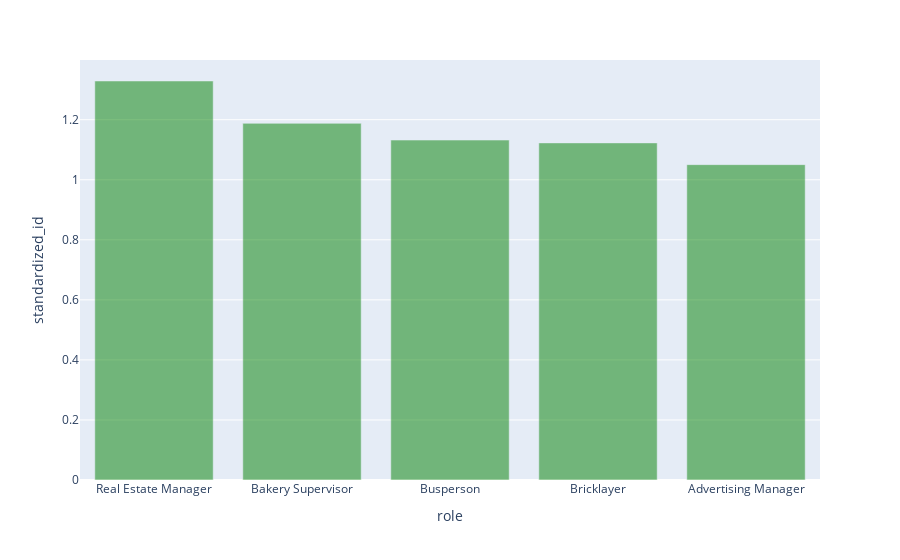

This figure's notebook cell:
### Markdown cell above
### Why Tax Professionals Decreased so much: 

I believe there are two reasons that Tax Professionals decreased so much compared to before covid. 
<br>
1. The [tax deadline](https://turbotax.intuit.com/tax-tips/general/the-2020-tax-deadline-extension-everything-you-need-to-know/L8Ph4Vnci) was extended to May 17th in 2021 due to COVID.
2. Around 80% of Americans file their taxes using either TurboTax or without any assistance at all. [Reference](https://www.gobankingrates.com/taxes/filing/tax-professionals-for-taxes/) 

### Why Kitchen Manager jobs decreased
Since many restaurants were closed during covid or only doing delivery/takeout, there wasn't as much of a need for kitchen Managers because there wasn't as much of a time crunch for getting food out all together/on time.

### Why Sales roles decreased
Similarly to above, many stores closed for quite awhile and therefore didn't need sales people. Even when they did reopen, there were limited people allowed in stores, so they didn't require as many sales people.

### Why Auto Mechanic roles decreased
Since many places were closed and many people stayed at home, they didn't drive their vehicles and therefore didn't need to get maintenance done. 

### Why Team Member roles decreased
This one is more difficult to figure out because the roles aren't specific to an industry. It's hard to pinpoint what being a Team Member even means. Even so, we can assume that during COVID anyone who might call themselves a team member (Grocery, clothing, department, etc. store workers) weren't working and therefore there were less postings for them.

### Code cell
# Top 5 plot
fig = px.bar(overall_diff.take(range(-1, -6, -1)), x='role', y='standardized_id')
fig.update_traces(opacity=0.5, marker_color='green')

### Figure 1 — Plotly figure (JSON) as saved in the notebook; plotly's stock layout.template omitted (floating-point values rounded to 4 significant figures)
{"data": [{"alignmentgroup": "True", "hovertemplate": "role=%{x}<br>standardized_id=%{y}<extra></extra>", "legendgroup": "", "marker": {"color": "green", "pattern": {"shape": ""}}, "name": "", "offsetgroup": "", "opacity": 0.5, "orientation": "v", "showlegend": false, "textposition": "auto", "type": "bar", "x": ["Real Estate Manager", "Bakery Supervisor", "Busperson", "Bricklayer", "Advertising Manager"], "xaxis": "x", "y": [1.329, 1.188, 1.132, 1.123, 1.05], "yaxis": "y"}], "layout": {"barmode": "relative", "legend": {"tracegroupgap": 0}, "margin": {"t": 60}, "xaxis": {"anchor": "y", "domain": [0, 1], "title": {"text": "role"}}, "yaxis": {"anchor": "x", "domain": [0, 1], "title": {"text": "standardized_id"}}}}
